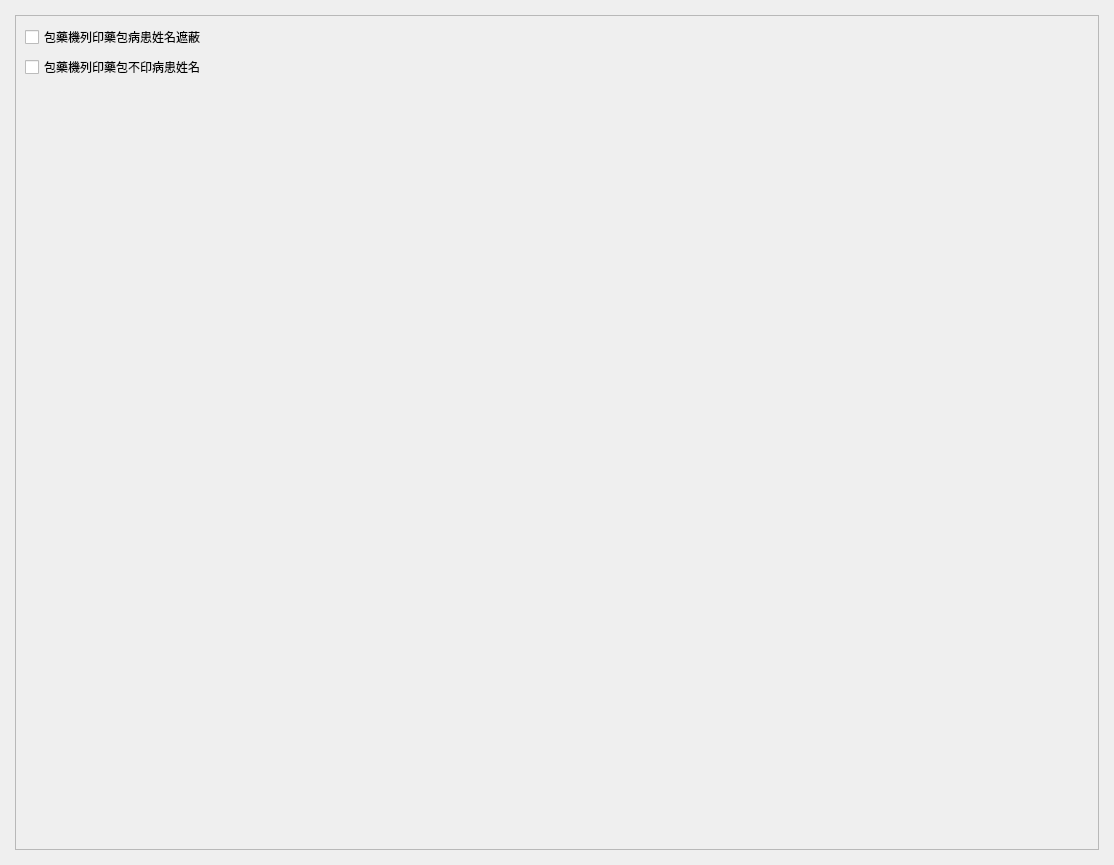
<?xml version="1.0" encoding="UTF-8"?>
<ui version="4.0">
 <class>WindowPatientSettings</class>
 <widget class="QMainWindow" name="WindowPatientSettings">
  <property name="geometry">
   <rect>
    <x>0</x>
    <y>0</y>
    <width>1114</width>
    <height>865</height>
   </rect>
  </property>
  <property name="windowTitle">
   <string>病患設定</string>
  </property>
  <widget class="QWidget" name="centralwidget">
   <layout class="QHBoxLayout" name="horizontalLayout">
    <item>
     <layout class="QVBoxLayout" name="verticalLayout">
      <property name="spacing">
       <number>6</number>
      </property>
      <property name="leftMargin">
       <number>6</number>
      </property>
      <property name="topMargin">
       <number>6</number>
      </property>
      <property name="rightMargin">
       <number>6</number>
      </property>
      <property name="bottomMargin">
       <number>6</number>
      </property>
      <item>
       <widget class="QScrollArea" name="scrollArea">
        <property name="widgetResizable">
         <bool>true</bool>
        </property>
        <widget class="QWidget" name="scrollAreaWidgetContents">
         <property name="geometry">
          <rect>
           <x>0</x>
           <y>0</y>
           <width>1086</width>
           <height>804</height>
          </rect>
         </property>
         <layout class="QVBoxLayout" name="verticalLayout_2">
          <item>
           <layout class="QGridLayout" name="gridLayout_2">
            <item row="0" column="1">
             <spacer name="horizontalSpacer">
              <property name="orientation">
               <enum>Qt::Horizontal</enum>
              </property>
              <property name="sizeHint" stdset="0">
               <size>
                <width>40</width>
                <height>20</height>
               </size>
              </property>
             </spacer>
            </item>
            <item row="2" column="0">
             <spacer name="verticalSpacer">
              <property name="orientation">
               <enum>Qt::Vertical</enum>
              </property>
              <property name="sizeHint" stdset="0">
               <size>
                <width>20</width>
                <height>40</height>
               </size>
              </property>
             </spacer>
            </item>
            <item row="0" column="0">
             <widget class="QCheckBox" name="checkBox_medicine_bag_name_mask">
              <property name="text">
               <string>包藥機列印藥包病患姓名遮蔽</string>
              </property>
             </widget>
            </item>
            <item row="1" column="0">
             <widget class="QCheckBox" name="checkBox_medicine_bag_no_name">
              <property name="text">
               <string>包藥機列印藥包不印病患姓名</string>
              </property>
             </widget>
            </item>
           </layout>
          </item>
         </layout>
        </widget>
       </widget>
      </item>
     </layout>
    </item>
   </layout>
  </widget>
  <widget class="QMenuBar" name="menubar">
   <property name="geometry">
    <rect>
     <x>0</x>
     <y>0</y>
     <width>1114</width>
     <height>33</height>
    </rect>
   </property>
  </widget>
 </widget>
 <resources/>
 <connections/>
</ui>
